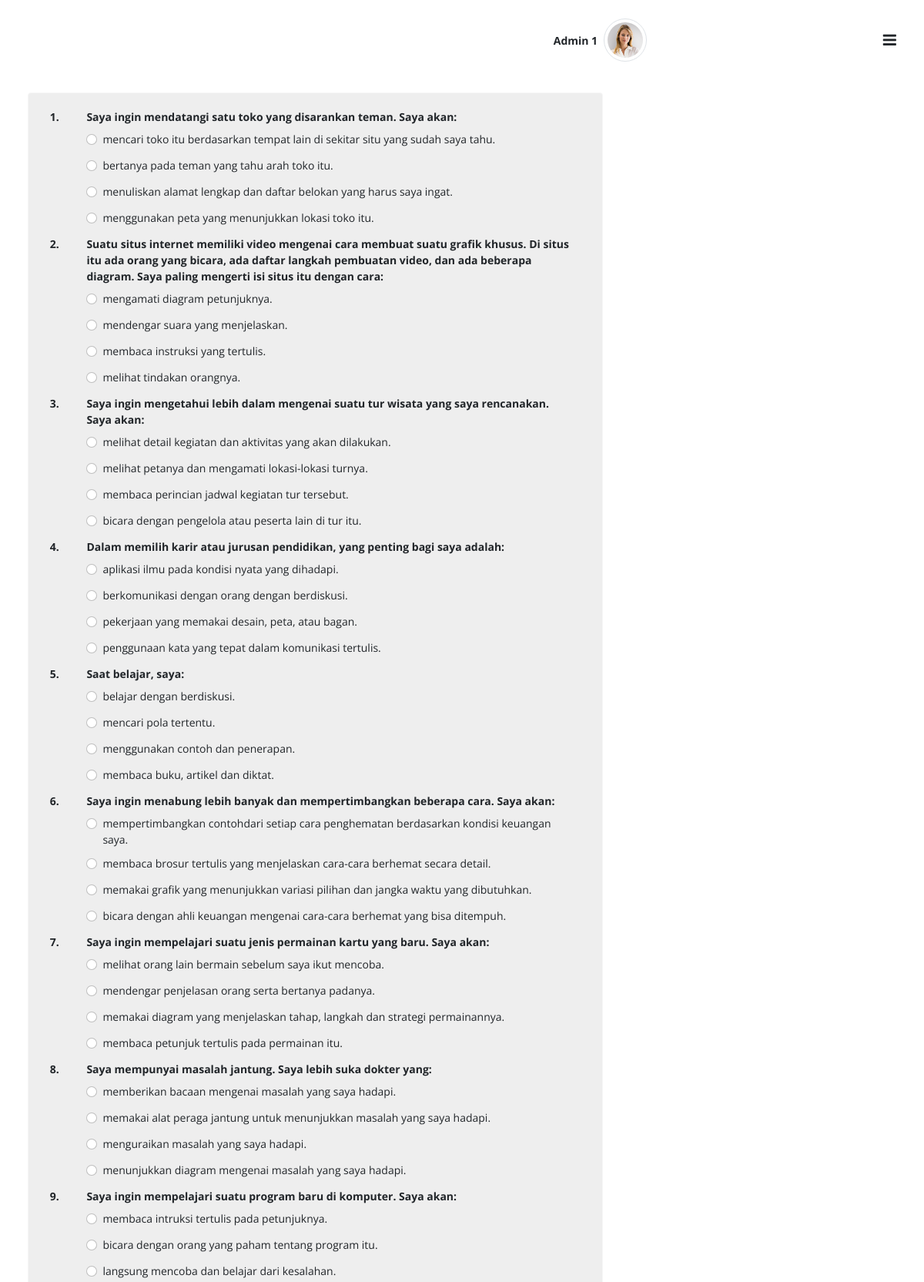
The app's page /student/survey.php (signed in, upper part) with its own data.
### tables this page shows
CREATE TABLE `survey_question` (
  `id` int(10) NOT NULL,
  `question` varchar(255) NOT NULL,
  `answer_a` varchar(255) NOT NULL,
  `answer_b` varchar(255) NOT NULL,
  `answer_c` varchar(255) NOT NULL,
  `answer_d` varchar(255) NOT NULL
);

CREATE TABLE `survey_answer` (
  `id` int(11) NOT NULL,
  `question_id` int(11) DEFAULT NULL,
  `response_text` varchar(255) DEFAULT NULL,
  `value` int(11) DEFAULT NULL
);

### student/survey.php (the view, shortened to what this page needs)
<?php
include('../config/db.php');
?>
<!doctype html>
<html class="no-js" lang="en" dir="ltr">
<head>
    <link rel="stylesheet" href="../node_modules/owl.carousel2/dist/assets/owl.carousel.min.css" />
    <link rel="stylesheet" href="../assets/css/e-learn.style.min.css">
</head>
<body>
    <div id="elearn-layout" class="theme-purple">
        <div class="main px-lg-4 px-md-4">
            <?php include('../layout/header.php'); ?>
            <div class="body d-flex py-lg-3 py-md-2">
                <div class="container-xxl">
                    <div class="row clearfix g-3">
                        <div class="col-lg-8 col-md-12 flex-column">
                            <div class="row row-deck g-3">
                                <div class="col-12 col-xl-12 col-lg-12">
                                    <div class="card mb-3 color-bg-200">
                                        <div class="card-body">
                                            <form action="../action/save-survey.php" method="POST">
                                                <div class="row align-items-center">
                                                    <?php
                                                    $question = mysqli_query($conn, "SELECT * FROM survey_question");
                                                    $answer = mysqli_query($conn, "SELECT * FROM survey_answer");
                                                    $row_answer = mysqli_fetch_all($answer, MYSQLI_ASSOC);
                                                    $row_question = mysqli_fetch_all($question, MYSQLI_ASSOC);
foreach ($row_question as $q) { ?>
    <div class="row my-1">
        <div class="col text-center">
            <strong><?php echo $q['id']; ?>.</strong>
        </div>
        <div class="col-11">
            <strong><?php echo $q['question'] ?></strong>
        </div>
    </div>
    <?php
    foreach ($row_answer as $a) {
        if ($a['question_id'] == $q['id']) { ?>
            <div class="row my-1">
                <div class="col-11 offset-1">
                    <div class="form-check">
                        <input class="form-check-input" type="radio"
                            name="answer<?php echo $a['question_id']; ?>" value="<?php echo $a['value']; ?>"
                            required>
                        <label class="form-check-label"
                            for="tipeguru1"><?php echo $a['response_text'];?></label>
                    </div>
                </div>
            </div>
        <?php }
    } ?>
<?php } ?>
                                                </div>
                                            </form>
                                        </div>
                                    </div>
                                </div>
                            </div>
                        </div>
                    </div>
                </div>
            </div>
        </div>
    </div>
</body>
</html>

### records on screen
survey_question: id "1", question "Saya ingin mendatangi satu toko yang disarankan teman. Saya akan:"
survey_answer: response_text "mencari toko itu berdasarkan tempat lain di sekitar situ yang sudah saya tahu."
survey_answer: response_text "bertanya pada teman yang tahu arah toko itu."
survey_answer: response_text "menuliskan alamat lengkap dan daftar belokan yang harus saya ingat."
survey_answer: response_text "menggunakan peta yang menunjukkan lokasi toko itu."
survey_question: id "2", question "Suatu situs internet memiliki video mengenai cara membuat suatu grafik khusus. Di situs itu ada orang yang bicara, ada daftar langkah pembuatan video, dan ada beberapa diagram. Saya paling mengerti isi situs itu dengan cara:"
survey_answer: response_text "mengamati diagram petunjuknya."
survey_answer: response_text "mendengar suara yang menjelaskan."
survey_answer: response_text "membaca instruksi yang tertulis."
survey_answer: response_text "melihat tindakan orangnya."
survey_question: id "3", question "Saya ingin mengetahui lebih dalam mengenai suatu tur wisata yang saya rencanakan. Saya akan:"
survey_answer: response_text "melihat detail kegiatan dan aktivitas yang akan dilakukan."
survey_answer: response_text "melihat petanya dan mengamati lokasi-lokasi turnya."
survey_answer: response_text "membaca perincian jadwal kegiatan tur tersebut."
survey_answer: response_text "bicara dengan pengelola atau peserta lain di tur itu."
survey_question: id "4", question "Dalam memilih karir atau jurusan pendidikan, yang penting bagi saya adalah:"
survey_answer: response_text "aplikasi ilmu pada kondisi nyata yang dihadapi."
survey_answer: response_text "berkomunikasi dengan orang dengan berdiskusi."
survey_answer: response_text "pekerjaan yang memakai desain, peta, atau bagan."
survey_answer: response_text "penggunaan kata yang tepat dalam komunikasi tertulis."
survey_question: id "5", question "Saat belajar, saya:"
survey_answer: response_text "belajar dengan berdiskusi."
survey_answer: response_text "mencari pola tertentu."
survey_answer: response_text "menggunakan contoh dan penerapan."
survey_answer: response_text "membaca buku, artikel dan diktat."
survey_question: id "6", question "Saya ingin menabung lebih banyak dan mempertimbangkan beberapa cara. Saya akan:"
survey_answer: response_text "mempertimbangkan contohdari setiap cara penghematan berdasarkan kondisi keuangan saya."
survey_answer: response_text "membaca brosur tertulis yang menjelaskan cara-cara berhemat secara detail."
survey_answer: response_text "memakai grafik yang menunjukkan variasi pilihan dan jangka waktu yang dibutuhkan."
survey_answer: response_text "bicara dengan ahli keuangan mengenai cara-cara berhemat yang bisa ditempuh."
survey_question: id "7", question "Saya ingin mempelajari suatu jenis permainan kartu yang baru. Saya akan:"
survey_answer: response_text "melihat orang lain bermain sebelum saya ikut mencoba."
survey_answer: response_text "mendengar penjelasan orang serta bertanya padanya."
survey_answer: response_text "memakai diagram yang menjelaskan tahap, langkah dan strategi permainannya."
survey_answer: response_text "membaca petunjuk tertulis pada permainan itu."
survey_question: id "8", question "Saya mempunyai masalah jantung. Saya lebih suka dokter yang:"
survey_answer: response_text "memberikan bacaan mengenai masalah yang saya hadapi."
survey_answer: response_text "memakai alat peraga jantung untuk menunjukkan masalah yang saya hadapi."
survey_answer: response_text "menguraikan masalah yang saya hadapi."
survey_answer: response_text "menunjukkan diagram mengenai masalah yang saya hadapi."
survey_question: id "9", question "Saya ingin mempelajari suatu program baru di komputer. Saya akan:"
survey_answer: response_text "membaca intruksi tertulis pada petunjuknya."
survey_answer: response_text "bicara dengan orang yang paham tentang program itu."
survey_answer: response_text "langsung mencoba dan belajar dari kesalahan."

### other values on screen
$_SESSION['name'] "Admin 1"
